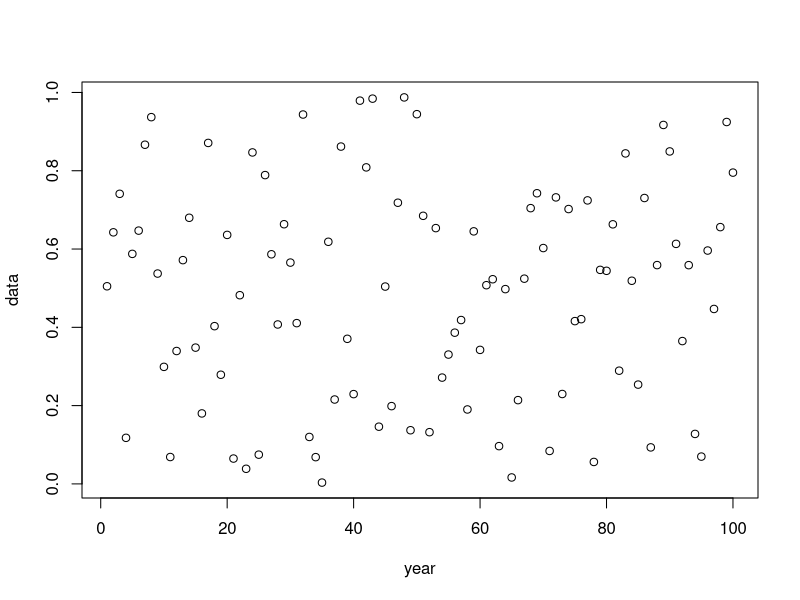

Write R code to recreate this figure.
## ---- chunk 1
data <- runif(100)
year <- c(1:100)
## ---- chunk 2
# Plot
plot(y = data, x = year)
